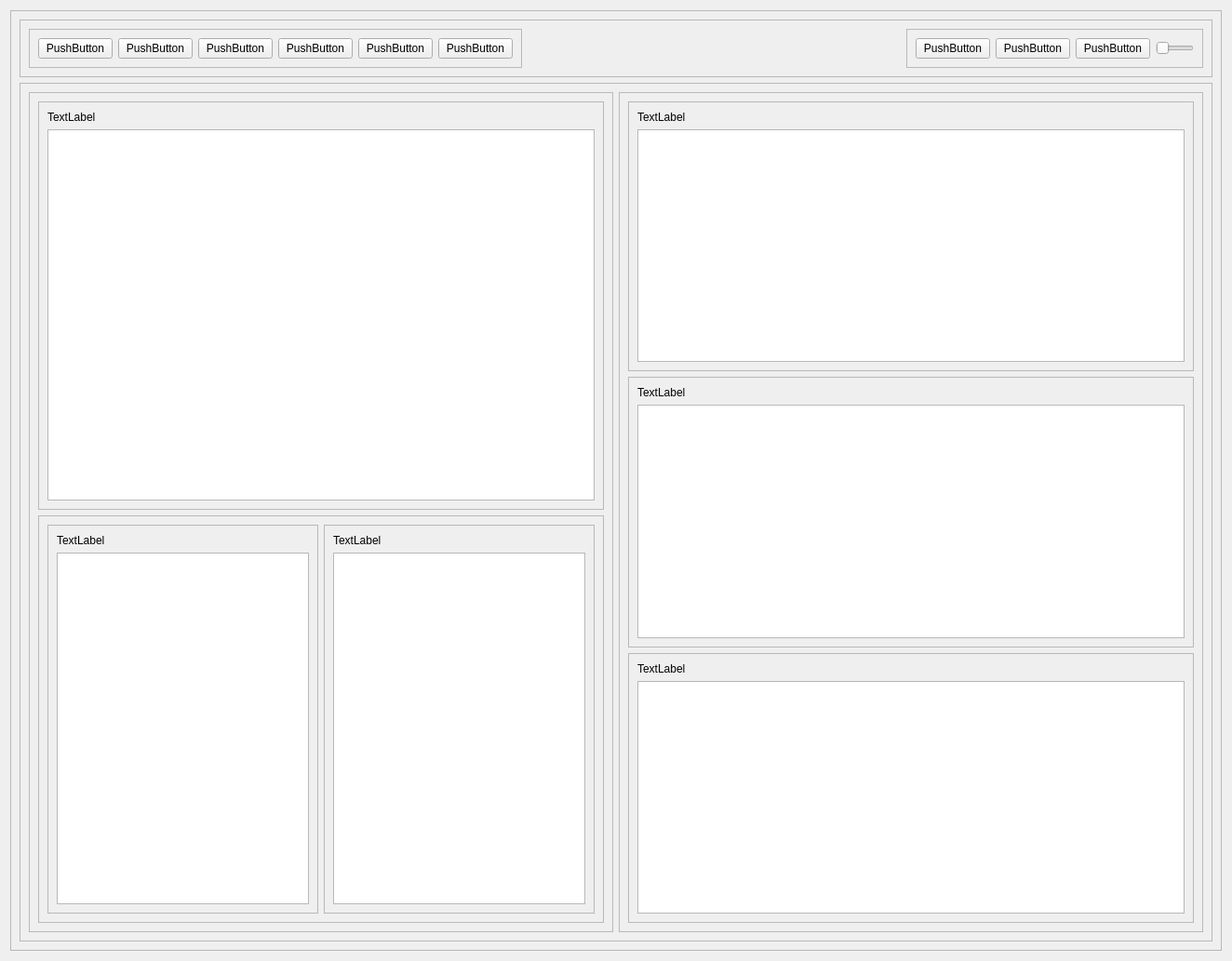
<?xml version="1.0" encoding="UTF-8"?>
<ui version="4.0">
 <class>Form</class>
 <widget class="QWidget" name="Form">
  <property name="geometry">
   <rect>
    <x>0</x>
    <y>0</y>
    <width>1324</width>
    <height>1033</height>
   </rect>
  </property>
  <property name="windowTitle">
   <string>Form</string>
  </property>
  <layout class="QVBoxLayout" name="verticalLayout">
   <item>
    <widget class="QFrame" name="mainFrame">
     <property name="frameShape">
      <enum>QFrame::StyledPanel</enum>
     </property>
     <property name="frameShadow">
      <enum>QFrame::Raised</enum>
     </property>
     <layout class="QVBoxLayout" name="verticalLayout_2">
      <item>
       <widget class="QFrame" name="toolbarFrame">
        <property name="sizePolicy">
         <sizepolicy hsizetype="Preferred" vsizetype="Fixed">
          <horstretch>0</horstretch>
          <verstretch>0</verstretch>
         </sizepolicy>
        </property>
        <property name="frameShape">
         <enum>QFrame::StyledPanel</enum>
        </property>
        <property name="frameShadow">
         <enum>QFrame::Raised</enum>
        </property>
        <layout class="QHBoxLayout" name="horizontalLayout_5">
         <item>
          <widget class="QFrame" name="primaryButtonsFrame">
           <property name="frameShape">
            <enum>QFrame::StyledPanel</enum>
           </property>
           <property name="frameShadow">
            <enum>QFrame::Raised</enum>
           </property>
           <layout class="QHBoxLayout" name="horizontalLayout_3">
            <item>
             <widget class="QPushButton" name="newButton">
              <property name="text">
               <string>PushButton</string>
              </property>
             </widget>
            </item>
            <item>
             <widget class="QPushButton" name="openButton">
              <property name="text">
               <string>PushButton</string>
              </property>
             </widget>
            </item>
            <item>
             <widget class="QPushButton" name="saveButton">
              <property name="text">
               <string>PushButton</string>
              </property>
             </widget>
            </item>
            <item>
             <widget class="QPushButton" name="saveAsButton">
              <property name="text">
               <string>PushButton</string>
              </property>
             </widget>
            </item>
            <item>
             <widget class="QPushButton" name="runButton">
              <property name="text">
               <string>PushButton</string>
              </property>
             </widget>
            </item>
            <item>
             <widget class="QPushButton" name="lineByLineButton">
              <property name="text">
               <string>PushButton</string>
              </property>
             </widget>
            </item>
           </layout>
          </widget>
         </item>
         <item>
          <spacer name="horizontalSpacer">
           <property name="orientation">
            <enum>Qt::Horizontal</enum>
           </property>
           <property name="sizeHint" stdset="0">
            <size>
             <width>450</width>
             <height>20</height>
            </size>
           </property>
          </spacer>
         </item>
         <item>
          <widget class="QFrame" name="lineByLineFrame">
           <property name="frameShape">
            <enum>QFrame::StyledPanel</enum>
           </property>
           <property name="frameShadow">
            <enum>QFrame::Raised</enum>
           </property>
           <layout class="QHBoxLayout" name="horizontalLayout_4">
            <item>
             <widget class="QPushButton" name="lastButton">
              <property name="text">
               <string>PushButton</string>
              </property>
             </widget>
            </item>
            <item>
             <widget class="QPushButton" name="stepButton">
              <property name="text">
               <string>PushButton</string>
              </property>
             </widget>
            </item>
            <item>
             <widget class="QPushButton" name="nextButton">
              <property name="text">
               <string>PushButton</string>
              </property>
             </widget>
            </item>
            <item>
             <widget class="QSlider" name="stepSlider">
              <property name="orientation">
               <enum>Qt::Horizontal</enum>
              </property>
             </widget>
            </item>
           </layout>
          </widget>
         </item>
        </layout>
       </widget>
      </item>
      <item>
       <widget class="QFrame" name="editorInfoFrame">
        <property name="frameShape">
         <enum>QFrame::StyledPanel</enum>
        </property>
        <property name="frameShadow">
         <enum>QFrame::Raised</enum>
        </property>
        <layout class="QHBoxLayout" name="horizontalLayout_6">
         <item>
          <widget class="QFrame" name="editorConsoleFrame">
           <property name="frameShape">
            <enum>QFrame::StyledPanel</enum>
           </property>
           <property name="frameShadow">
            <enum>QFrame::Raised</enum>
           </property>
           <layout class="QVBoxLayout" name="verticalLayout_3">
            <item>
             <widget class="QFrame" name="editorFrame">
              <property name="frameShape">
               <enum>QFrame::StyledPanel</enum>
              </property>
              <property name="frameShadow">
               <enum>QFrame::Raised</enum>
              </property>
              <layout class="QVBoxLayout" name="verticalLayout_7">
               <item>
                <widget class="QLabel" name="filenameLabel">
                 <property name="text">
                  <string>TextLabel</string>
                 </property>
                </widget>
               </item>
               <item>
                <widget class="QTextEdit" name="editorEdit"/>
               </item>
              </layout>
             </widget>
            </item>
            <item>
             <widget class="QFrame" name="consoleFrame">
              <property name="frameShape">
               <enum>QFrame::StyledPanel</enum>
              </property>
              <property name="frameShadow">
               <enum>QFrame::Raised</enum>
              </property>
              <layout class="QHBoxLayout" name="horizontalLayout_7">
               <item>
                <widget class="QFrame" name="outputFrame">
                 <property name="frameShape">
                  <enum>QFrame::StyledPanel</enum>
                 </property>
                 <property name="frameShadow">
                  <enum>QFrame::Raised</enum>
                 </property>
                 <layout class="QVBoxLayout" name="verticalLayout_6">
                  <item>
                   <widget class="QLabel" name="outputLabel">
                    <property name="text">
                     <string>TextLabel</string>
                    </property>
                   </widget>
                  </item>
                  <item>
                   <widget class="QTextBrowser" name="outputBrowser"/>
                  </item>
                 </layout>
                </widget>
               </item>
               <item>
                <widget class="QFrame" name="inputFrame">
                 <property name="frameShape">
                  <enum>QFrame::StyledPanel</enum>
                 </property>
                 <property name="frameShadow">
                  <enum>QFrame::Raised</enum>
                 </property>
                 <layout class="QVBoxLayout" name="verticalLayout_5">
                  <item>
                   <widget class="QLabel" name="inputLabel">
                    <property name="text">
                     <string>TextLabel</string>
                    </property>
                   </widget>
                  </item>
                  <item>
                   <widget class="QTextBrowser" name="inputBrowser"/>
                  </item>
                 </layout>
                </widget>
               </item>
              </layout>
             </widget>
            </item>
           </layout>
          </widget>
         </item>
         <item>
          <widget class="QFrame" name="infoFrame">
           <property name="frameShape">
            <enum>QFrame::StyledPanel</enum>
           </property>
           <property name="frameShadow">
            <enum>QFrame::Raised</enum>
           </property>
           <layout class="QVBoxLayout" name="verticalLayout_4">
            <item>
             <widget class="QFrame" name="globalVarFrame">
              <property name="frameShape">
               <enum>QFrame::StyledPanel</enum>
              </property>
              <property name="frameShadow">
               <enum>QFrame::Raised</enum>
              </property>
              <layout class="QVBoxLayout" name="verticalLayout_9">
               <item>
                <widget class="QLabel" name="globalVarLabel">
                 <property name="text">
                  <string>TextLabel</string>
                 </property>
                </widget>
               </item>
               <item>
                <widget class="QTableWidget" name="globalVarTable"/>
               </item>
              </layout>
             </widget>
            </item>
            <item>
             <widget class="QFrame" name="localVarFrame">
              <property name="frameShape">
               <enum>QFrame::StyledPanel</enum>
              </property>
              <property name="frameShadow">
               <enum>QFrame::Raised</enum>
              </property>
              <layout class="QVBoxLayout" name="verticalLayout_10">
               <item>
                <widget class="QLabel" name="localVarLabel">
                 <property name="text">
                  <string>TextLabel</string>
                 </property>
                </widget>
               </item>
               <item>
                <widget class="QTableWidget" name="localVarTable"/>
               </item>
              </layout>
             </widget>
            </item>
            <item>
             <widget class="QFrame" name="callStackFrame">
              <property name="frameShape">
               <enum>QFrame::StyledPanel</enum>
              </property>
              <property name="frameShadow">
               <enum>QFrame::Raised</enum>
              </property>
              <layout class="QVBoxLayout" name="verticalLayout_8">
               <item>
                <widget class="QLabel" name="callStackLabel">
                 <property name="text">
                  <string>TextLabel</string>
                 </property>
                </widget>
               </item>
               <item>
                <widget class="QTableWidget" name="callStackTable"/>
               </item>
              </layout>
             </widget>
            </item>
           </layout>
          </widget>
         </item>
        </layout>
       </widget>
      </item>
     </layout>
    </widget>
   </item>
  </layout>
 </widget>
 <resources/>
 <connections/>
</ui>
